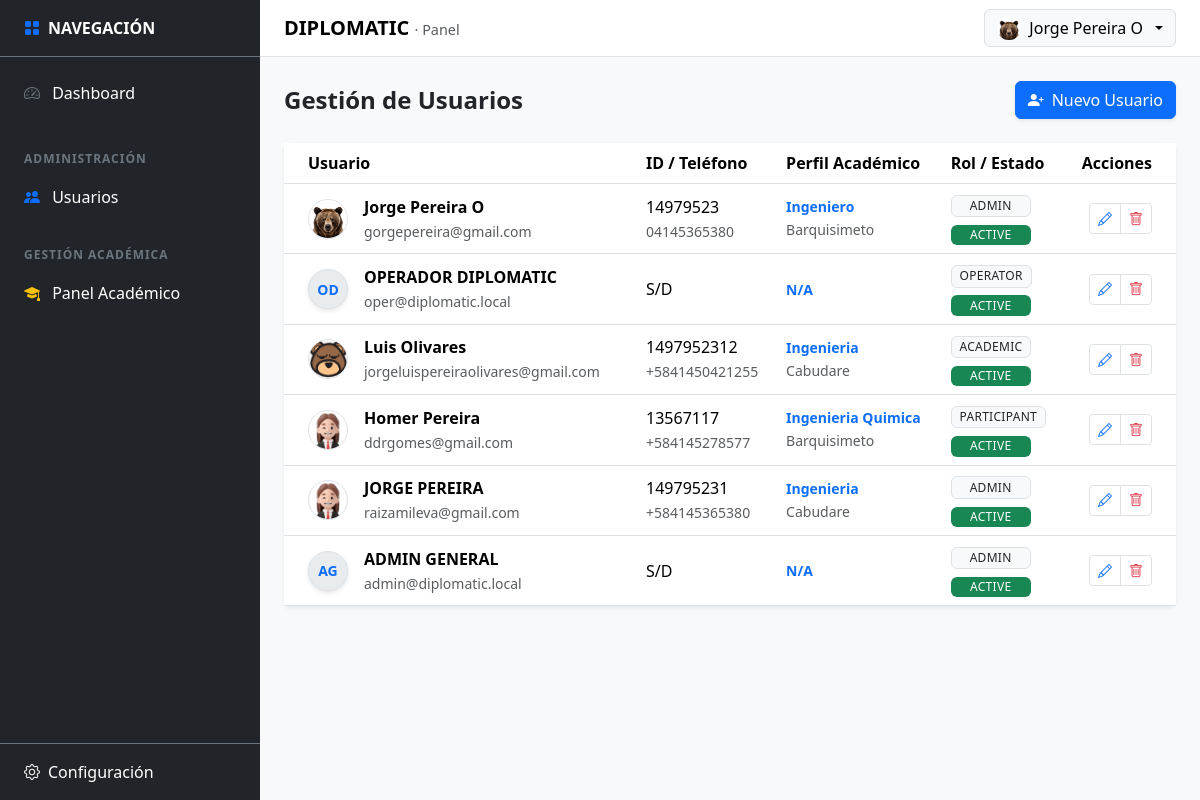
Screenshot of /public/users (signed in) with the database file from the repository.
### tables this page shows
CREATE TABLE `tbl_users` (
  `id` int(10) UNSIGNED NOT NULL,
  `user_type` enum('INTERNAL','PARTICIPANT') NOT NULL DEFAULT 'INTERNAL',
  `status` enum('ACTIVE','SUSPENDED','INACTIVE') NOT NULL DEFAULT 'ACTIVE',
  `first_name` varchar(100) NOT NULL,
  `last_name` varchar(100) NOT NULL,
  `email` varchar(190) NOT NULL,
  `role` varchar(60) DEFAULT 'PARTICIPANT',
  `phone` varchar(30) DEFAULT NULL,
  `document_id` varchar(30) DEFAULT NULL,
  `address` text DEFAULT NULL,
  `provenance` varchar(150) DEFAULT NULL,
  `undergraduate_degree` varchar(150) DEFAULT NULL,
  `avatar` varchar(255) DEFAULT 'default_avatar.png',
  `password_hash` varchar(255) NOT NULL,
  `last_login_at` datetime DEFAULT NULL,
  `created_at` datetime NOT NULL DEFAULT current_timestamp(),
  `updated_at` datetime NOT NULL DEFAULT current_timestamp() ON UPDATE current_timestamp(),
  `profile_complete` tinyint(1) DEFAULT 0
);

### app/core/Controller.php (called while the page is built, shortened)
<?php
abstract class Controller
{
    protected function view(string $viewPath, array $data = []): void
    {
        View::render($viewPath, $data);
    }
}

### app/controllers/UsersController.php (called while the page is built, shortened)
<?php
final class UsersController extends Controller
{
    public function index(): void
    {
        $userModel = new UserModel();
        try {
            $db = (new Database())->getConnection();
            $stmt = $db->query("SELECT role_key, name FROM tbl_roles WHERE status = 'ACTIVE' ORDER BY level DESC");
            $roles = $stmt->fetchAll();
        } catch (\Exception $e) {
            $roles = [];
        }
        $this->view('users/index', [
            'users' => $userModel->getAll(),
            'roles' => $roles
        ]);
    }
}

### app/core/Router.php (called while the page is built, shortened)
<?php
final class Router
{
  private array $routes = [
    'GET' => [],
    'POST' => [],
  ];
  public function get(string $path, array $handler): void
  {
    $this->routes['GET'][$this->normalize($path)] = $handler;
  }
  public function post(string $path, array $handler): void
  {
    $this->routes['POST'][$this->normalize($path)] = $handler;
  }
  public function dispatch(): void
  {
    $method = $_SERVER['REQUEST_METHOD'] ?? 'GET';
    $uri = parse_url($_SERVER['REQUEST_URI'] ?? '/', PHP_URL_PATH) ?? '/';
    $basePath = $this->detectBasePath();
    $path = $this->normalize(str_replace($basePath, '', $uri) ?: '/');
    $handler = $this->routes[$method][$path] ?? null;
    [$class, $action] = $handler;
    $controller = new $class();
    $controller->$action();
  }
  private function normalize(string $path): string
  {
    $path = '/' . trim($path, '/');
    return $path === '//' ? '/' : $path;
  }
  private function detectBasePath(): string
  {
    $scriptName = $_SERVER['SCRIPT_NAME'] ?? '';
    $dir = str_replace('\\', '/', dirname($scriptName));
    return rtrim($dir, '/');
  }
}

### app/core/Bootstrap.php (called while the page is built, shortened)
<?php
final class Bootstrap
{
    public function run(): void
    {
        $router = new Router();
        $router->get('/', [AuthController::class, 'showLogin']);
        $router->post('/login', [AuthController::class, 'doLogin']);
        $router->get('/logout', [AuthController::class, 'logout']);
        $router->get('/dashboard', [DashboardController::class, 'index']);
        $router->get('/profile', [ProfileController::class, 'index']);
        $router->post('/profile/update', [ProfileController::class, 'update']);
        $router->get('/profile/security', [ProfileController::class, 'security']);
        $router->post('/profile/change-password', [ProfileController::class, 'changePassword']);
        $router->get('/settings', [SettingsController::class, 'index']);
        $router->get('/settings/correo', [SettingsEmailController::class, 'index']);
        $router->post('/settings/save-correo', [SettingsEmailController::class, 'save']);
        $router->post('/settings/test-correo', [SettingsEmailController::class, 'test']);
        $router->get('/settings/empresa', [SettingsCompanyController::class, 'index']);
        $router->post('/settings/empresa/save', [SettingsCompanyController::class, 'save']);
        $router->get('/settings/whatsapp', [SettingsWhatsappController::class, 'index']);
        $router->post('/settings/whatsapp/save-template', [SettingsWhatsappController::class, 'saveTemplate']);
        $router->post('/settings/whatsapp/log', [SettingsWhatsappController::class, 'logSend']);
        $router->get('/settings/eventos', [SettingsEventsController::class, 'index']);
        $router->get('/settings/eventos/filter', [SettingsEventsController::class, 'filter']);
        $router->get('/academic', [AcademicController::class, 'index']);
        $router->get('/academic/diplomados', [DiplomadosController::class, 'index']);
        $router->get('/academic/diplomados/create', [DiplomadosController::class, 'create']);
        $router->post('/academic/diplomados/save', [DiplomadosController::class, 'save']);
        $router->get('/academic/diplomados/edit', [DiplomadosController::class, 'edit']);
        $router->post('/academic/diplomados/update', [DiplomadosController::class, 'update']);
        $router->post('/academic/diplomados/delete', [DiplomadosController::class, 'delete']);
        $router->get('/academic/diplomados/getDetails', [DiplomadosController::class, 'getDetails']);
        $router->get('/academic/diplomados/export', [\App\Controllers\ExportController::class, 'pdf']);
        $router->get('/academic/cohortes', [CohortesController::class, 'index']);
        $router->get('/academic/cohortes/create', [CohortesController::class, 'create']);
        $router->post('/academic/cohortes/save', [CohortesController::class, 'save']);
        $router->post('/academic/cohortes/update', [CohortesController::class, 'update']);
        $router->post('/academic/cohortes/delete', [CohortesController::class, 'delete']);
        $router->get('/academic/cohortes/getDetails', [CohortesController::class, 'getDetails']);
        $router->get('/academic/cohortes/changeStatus', [CohortesController::class, 'changeStatus']);
        $router->get('/academic/cohortes/logAccess', [CohortesController::class, 'logAccess']);
        $router->get('/academic/cohortes-config', [CohortesConfigController::class, 'index']);
        $router->get('/academic/cohortes-config/getDetails', [CohortesConfigController::class, 'getDetails']);
        $router->post('/academic/cohortes-config/updateStatus', [CohortesConfigController::class, 'updateStatus']);
        $router->post('/academic/cohortes-config/hardDelete', [CohortesConfigController::class, 'hardDelete']);
        $router->get('/academic/grupos', [GruposController::class, 'index']);
        $router->post('/academic/grupos/save', [GruposController::class, 'save']);
        $router->post('/academic/grupos/update', [GruposController::class, 'update']);
        $router->post('/academic/grupos/delete', [GruposController::class, 'delete']);
        $router->get('/academic/grupos/getDetails', [GruposController::class, 'getDetails']);
        $router->get('/academic/grupos/logAccess', [GruposController::class, 'logAccess']);
        $router->get('/academic/profesores', [ProfesoresController::class, 'index']);
        $router->get('/academic/profesores/create', [ProfesoresController::class, 'create']);
        $router->post('/academic/profesores/save', [ProfesoresController::class, 'save']);
        $router->get('/academic/profesores/edit', [ProfesoresController::class, 'edit']);
        $router->post('/academic/profesores/updateBase', [ProfesoresController::class, 'updateBase']);
        $router->post('/academic/profesores/delete', [ProfesoresController::class, 'delete']);
        $router->get('/academic/profesores/getDetails', [ProfesoresController::class, 'getDetails']);
        $router->get('/academic/profesores/logAccess', [ProfesoresController::class, 'logAccess']);
        $router->post('/academic/profesores/saveFormation', [ProfesoresController::class, 'saveFormation']);
        $router->post('/academic/profesores/deleteFormation', [ProfesoresController::class, 'deleteFormation']);
        $router->post('/academic/profesores/saveWork', [ProfesoresController::class, 'saveWork']);
        $router->post('/academic/profesores/deleteWork', [ProfesoresController::class, 'deleteWork']);
        $router->post('/academic/profesores/saveSpecialty', [ProfesoresController::class, 'saveSpecialty']);
        $router->post('/academic/profesores/deleteSpecialty', [ProfesoresController::class, 'deleteSpecialty']);
        $router->post('/academic/profesores/uploadDocument', [ProfesoresController::class, 'uploadDocument']);
        $router->post('/academic/profesores/deleteDocument', [ProfesoresController::class, 'deleteDocument']);
        $router->post('/academic/profesores/uploadPhoto', [ProfesoresController::class, 'uploadPhoto']);
        $router->get('/UserSecurity', [UserSecurityController::class, 'index']);
        $router->post('/UserSecurityController/updatePassword', [UserSecurityController::class, 'changePassword']);
        $router->post('/UserSecurityController/updateStatus', [UserSecurityController::class, 'changeStatus']);
        $router->get('/users', [UsersController::class, 'index']);
        $router->post('/users/save', [UsersController::class, 'save']);
        $router->post('/users/delete', [UsersController::class, 'delete']);
        $router->get('/register', [RegisterController::class, 'index']);
        $router->post('/register/submit', [RegisterController::class, 'submit']);
        $router->get('/register/validate', [RegisterController::class, 'validateToken']);
        $router->post('/register/create-password', [RegisterController::class, 'createPassword']);
        $router->get('/register/complete', [RegisterController::class, 'completeProfile']);
        $router->get('/forgot-password', [RegisterController::class, 'forgotPasswordIndex']);
        $router->post('/forgot-password/submit', [RegisterController::class, 'forgotPasswordSubmit']);
        $router->dispatch();
    }
}

### public/index.php (called while the page is built, shortened)
<?php
$app = new \App\Core\Bootstrap();
$app->run();

### app/models/UserModel.php (called while the page is built, shortened)
<?php
class UserModel
{
    private $db;
    public function __construct()
    {
        $this->db = (new Database())->getConnection();
    }
    public function getAll(): array
    {
        $sql = "SELECT * FROM tbl_users WHERE status != 'INACTIVE' ORDER BY created_at DESC";
        return $this->db->query($sql)->fetchAll(PDO::FETCH_ASSOC);
    }
}

### app/views/users/index.php (the view, shortened to what this page needs)
<?php
$basePath = rtrim(str_replace('\\', '/', dirname($_SERVER['SCRIPT_NAME'] ?? '')), '/');
?>
<div class="d-flex justify-content-between align-items-center mb-4">
    <h2 class="h4 fw-bold mb-0">Gestión de Usuarios</h2>
    <button class="btn btn-primary shadow-sm" data-bs-toggle="modal" data-bs-target="#userModal" onclick="resetForm()">
        <i class="bi bi-person-plus-fill me-2"></i>Nuevo Usuario
    </button>
</div>
<div class="card border-0 shadow-sm">
    <div class="card-body p-0">
        <div class="table-responsive">
            <table class="table table-hover align-middle mb-0">
                <thead class="bg-light">
                    <tr>
                        <th class="ps-4">Usuario</th>
                        <th>ID / Teléfono</th>
                        <th>Perfil Académico</th>
                        <th>Rol / Estado</th>
                        <th class="text-end pe-4">Acciones</th>
                    </tr>
                </thead>
                <tbody>
                    <?php foreach ($users as $u): ?>
                    <tr>
                        <td class="ps-4">
                            <div class="d-flex align-items-center gap-3">
                                <?php if (!empty($u['avatar']) && $u['avatar'] !== 'default_avatar.png'): ?>
                                    <img src="<?= $basePath ?>/assets/img/avatars/<?= htmlspecialchars($u['avatar']) ?>" class="rounded-circle border" width="40" height="40" style="object-fit: cover;">
                                <?php else: ?>
                                    <div class="avatar-circle"><?= strtoupper(substr($u['first_name'] ?? 'U', 0, 1) . substr($u['last_name'] ?? 'N', 0, 1)) ?></div>
                                <?php endif; ?>
                                <div>
                                    <div class="fw-bold"><?= htmlspecialchars($u['first_name'].' '.$u['last_name']) ?></div>
                                    <small class="text-muted"><?= htmlspecialchars($u['email']) ?></small>
                                </div>
                            </div>
                        </td>
                        <td>
                            <div><?= htmlspecialchars($u['document_id'] ?? 'S/D') ?></div>
                            <small class="text-muted"><?= htmlspecialchars($u['phone'] ?? '') ?></small>
                        </td>
                        <td>
                            <div class="small fw-bold text-primary"><?= htmlspecialchars($u['undergraduate_degree'] ?? 'N/A') ?></div>
                            <small class="text-muted"><?= htmlspecialchars($u['provenance'] ?? '') ?></small>
                        </td>
                        <td>
                            <div class="mb-1"><span class="badge bg-light text-dark border"><?= htmlspecialchars($u['role']) ?></span></div>
                            <?php
                                $statusClass = ($u['status'] === 'ACTIVE') ? 'bg-success' : 'bg-warning text-dark';
                            ?>
                            <span class="badge <?= $statusClass ?>"><?= htmlspecialchars($u['status']) ?></span>
                        </td>
                        <td class="text-end pe-4">
                            <div class="btn-group">
                                <button class="btn btn-sm btn-white border" title="Editar" onclick='editUser(<?= json_encode($u) ?>)'>
                                    <i class="bi bi-pencil text-primary"></i>
                                </button>
                                <button class="btn btn-sm btn-white border" title="Desactivar" onclick="deleteUser(<?= $u['id'] ?>)">
                                    <i class="bi bi-trash text-danger"></i>
                                </button>
                            </div>
                        </td>
                    </tr>
                    <?php endforeach; ?>
                </tbody>
            </table>
        </div>
    </div>
</div>

### public/assets/css/panel.css (style rules this page uses)
:root { --sidebar-width: 260px; }

### public/assets/css/users.css (style rules this page uses)
.badge { min-width: 80px; font-weight: 500; letter-spacing: 0.3px; }
.avatar-circle { width: 40px; height: 40px; background: #0d6efd; color: #fff; display: flex; align-items: center; justify-content: center; border-radius: 50%; font-size: 14px; font-weight: bold; text-transform: uppercase; box-shadow: 0 2px 4px rgba(0,0,0,0.1); }

### app/views/users/index.php (style rules this page uses)
.avatar-circle { width: 40px; height: 40px; background: #e9ecef; color: #0d6efd; display: flex; align-items: center; justify-content: center; border-radius: 50%; font-weight: bold; border: 1px solid #dee2e6; text-transform: uppercase; flex-shrink: 0; }

### rows the page displays
tbl_users: avatar (picture), first_name+last_name "Jorge Pereira O", email "gorgepereira@gmail.com", document "14979523", phone "04145365380", undergraduate_degree "Ingeniero", provenance "Barquisimeto", role "ADMIN", status "ACTIVE"
tbl_users: first_name+last_name "OD", first_name+last_name "OPERADOR DIPLOMATIC", email "oper@diplomatic.local", document "S/D", undergraduate_degree "N/A", role "OPERATOR", status "ACTIVE"
tbl_users: avatar (picture), first_name+last_name "Luis Olivares", email "jorgeluispereiraolivares@gmail.com", document "1497952312", phone "+5841450421255", undergraduate_degree "Ingenieria", provenance "Cabudare", role "ACADEMIC", status "ACTIVE"
tbl_users: avatar (picture), first_name+last_name "Homer Pereira", email "ddrgomes@gmail.com", document "13567117", phone "+584145278577", undergraduate_degree "Ingenieria Quimica", provenance "Barquisimeto", role "PARTICIPANT", status "ACTIVE"
tbl_users: avatar (picture), first_name+last_name "JORGE PEREIRA", email "raizamileva@gmail.com", document "149795231", phone "+584145365380", undergraduate_degree "Ingenieria", provenance "Cabudare", role "ADMIN", status "ACTIVE"
tbl_users: first_name+last_name "AG", first_name+last_name "ADMIN GENERAL", email "admin@diplomatic.local", document "S/D", undergraduate_degree "N/A", role "ADMIN", status "ACTIVE"

### other values shown
$userName "Jorge Pereira O"
